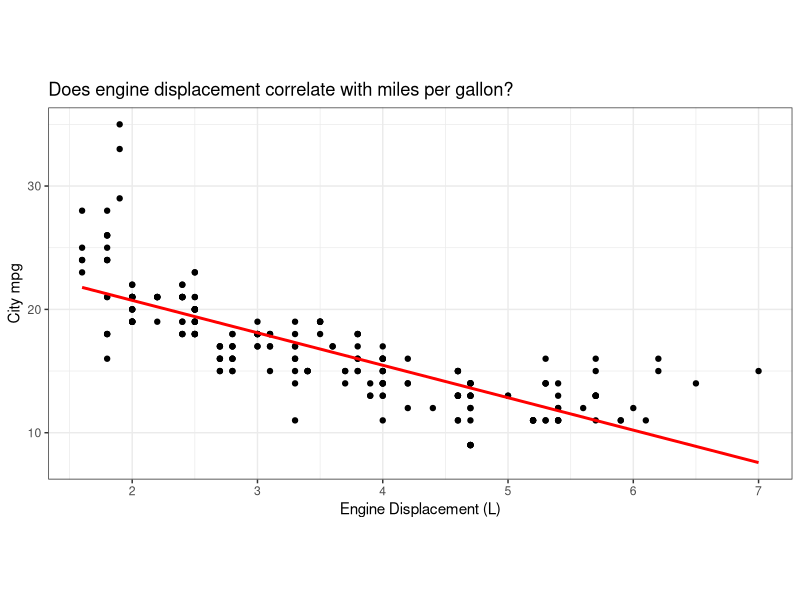
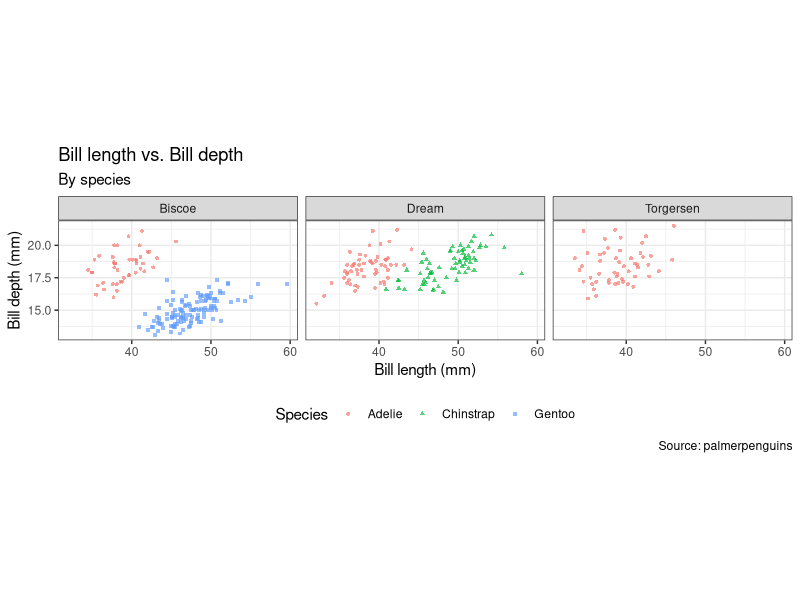
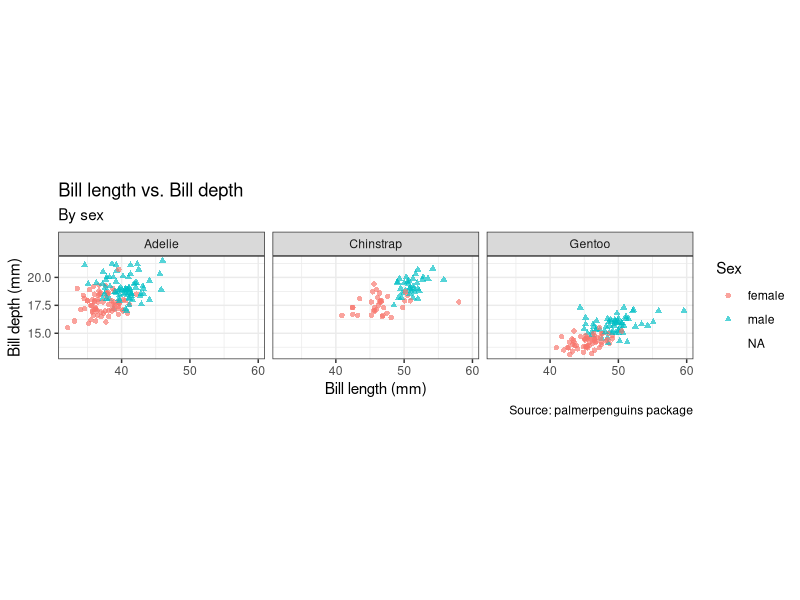
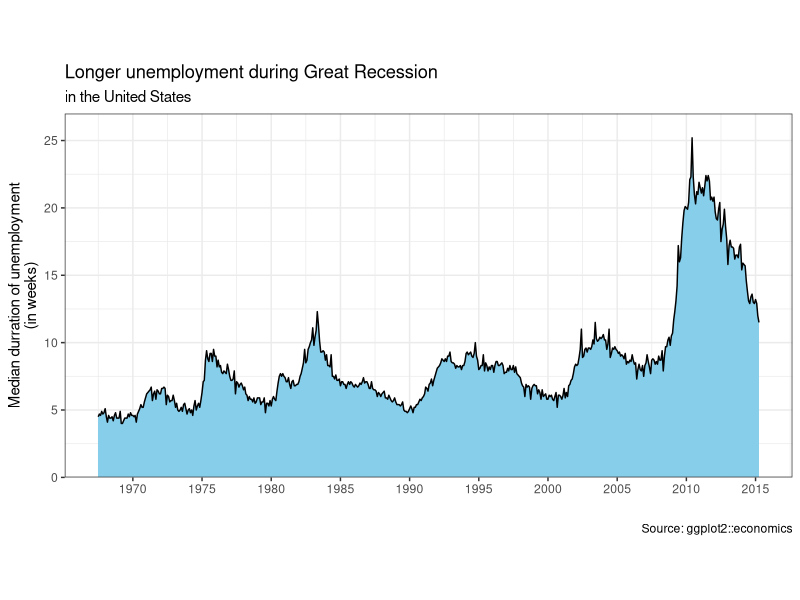
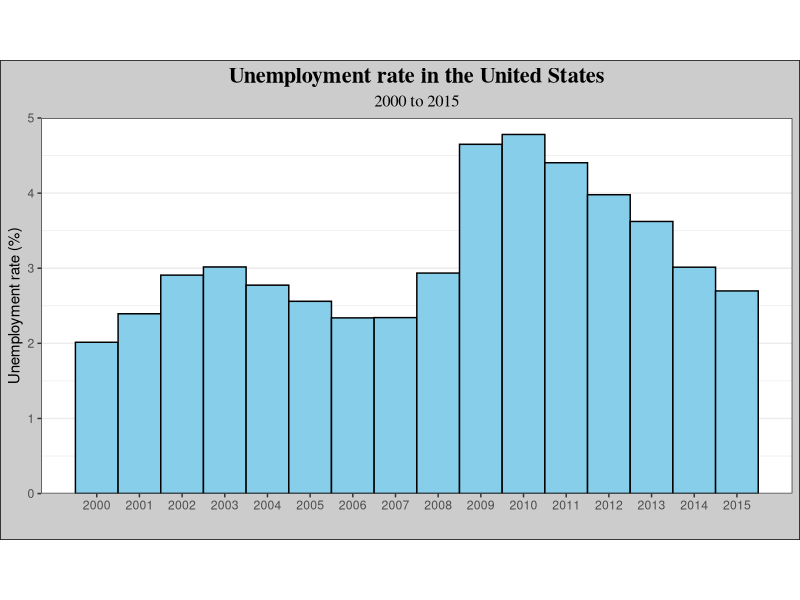

Here is the R script that generated these plots, in order:
## ---- chunk 1
knitr::opts_chunk$set(fig.align = 'center')
## ---- chunk 2
#| fig-align: center


library(ggplot2)
ggplot(mpg, aes(x=displ, y = cty)) + 
  geom_point(stat = 'identity') + 
  labs(title = 'Does engine displacement correlate with miles per gallon?',
       x = 'Engine Displacement (L)', 
       y = 'City mpg') +
  geom_smooth(method = 'lm', se = F, color = 'red') + 
  theme_bw() + 
  theme(aspect.ratio = 1/2)

## ---- chunk 3
set.seed(250)
examp_data <- expand.grid(
  Trt1 = 1:2,
  Trt2 = 1:2,
  Rep = 1:2
)
examp_data$response <- round(rnorm(8, 10),2)
knitr::kable(examp_data, align = 'c')
## ---- chunk 4
library(dplyr)
library(tidyr)
set.seed(250)
tidy_examp <- slice_sample(select(diamonds, cut, color, price), n = 100) %>% 
  group_by(cut, color) %>% 
  summarize(price = round(mean(price, na.rm = T)),
            .groups = 'keep')
tidy_examp %>% 
  pivot_wider(names_from = cut,
              values_from = price) %>% 
  knitr::kable(caption = 'Average diamond price by cut and color')
## ---- chunk 5
knitr::kable(head(tidy_examp,6), caption = 'Average diamond price by cut and color.')
## ---- chunk 6
library(ggplot2)
library(palmerpenguins)
library(ggthemes)

knitr::kable(head(penguins), caption = 'Palmer Penguins Data')
## ---- chunk 7
#| echo: true

ggplot(data = penguins, mapping = aes(x = bill_length_mm, y = bill_depth_mm, color = species)) + 
  geom_point(aes(shape = species), alpha = 2/3, size = 1) + 
  theme_bw() + 
  labs(x = 'Bill length (mm)', y = 'Bill depth (mm)',
       title = 'Bill length vs. Bill depth', subtitle = 'By species',
       color = 'Species', shape = 'Species', caption = 'Source: palmerpenguins') +
  facet_grid(.~island) + 
  theme(aspect.ratio = 1/2,
        legend.position = 'bottom')
## ---- chunk 8
#| echo: true

ggplot(data = penguins, mapping = aes(x = bill_length_mm, y = bill_depth_mm, color = sex)) + 
  geom_point(aes(shape = sex), alpha = 2/3) +
  facet_grid(.~species) + 
  labs(x = 'Bill length (mm)', y = 'Bill depth (mm)',
     title = 'Bill length vs. Bill depth', subtitle = 'By sex',
     color = 'Sex', shape = 'Sex', caption = 'Source: palmerpenguins package') +
  theme_bw() + 
  theme(aspect.ratio = 1/2)

## ---- chunk 9
#| echo: true
#| fig-align: center

ggplot(data = economics, mapping = aes(x = date, y = uempmed)) + 
  # geom_line(color = 'black') + 
  geom_area(fill = 'skyblue', color = 'black') +
  theme_bw() + 
  labs(x = '',
       y = 'Median durration of unemployment\n(in weeks)',
       title = 'Longer unemployment during Great Recession',
       subtitle = 'in the United States',
       caption = 'Source: ggplot2::economics') + 
  scale_x_date(date_breaks = '5 years', date_labels = '%Y') + 
  scale_y_continuous(limits = c(0,27), expand = c(0,0)) + 
  theme(aspect.ratio = 1/2)
## ---- chunk 10
#| echo: true

library(dplyr)
library(lubridate)
economics2000s <- economics %>% 
  mutate(year = year(date)) %>% 
  filter(year >= 2000) %>% 
  group_by(year) %>% 
  summarise(mean_unemploy = mean(100*unemploy/pop))

## ---- chunk 11
#| echo: true

economics2000s %>% 
  ggplot(mapping = aes(x = year, y = mean_unemploy)) + 
  geom_bar(stat = 'identity', width = 1,
           color = 'black', fill = 'skyblue') + 
  labs(x = '', y = 'Unemployment rate (%)', title = 'Unemployment rate in the United States',
       subtitle = '2000 to 2015') +
  scale_y_continuous(limits = c(0, 5), expand = c(0,0)) + 
  scale_x_continuous(breaks = 2000:2015) +
  theme_bw() +
  theme(aspect.ratio = 1/2, 
        panel.grid.major.x = element_blank(), panel.grid.minor.x = element_blank(),
        plot.background = element_rect(color = 'black', fill = 'grey80'),
        plot.title = element_text(size = 16, family = 'times', face = 'bold', hjust = 0.5),
        plot.subtitle = element_text(size = 12, family = 'times', hjust = 0.5))
